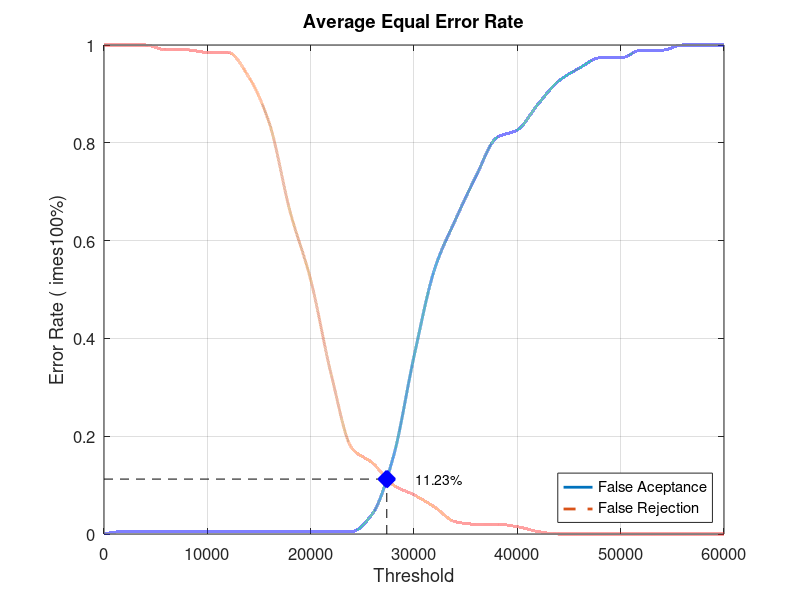
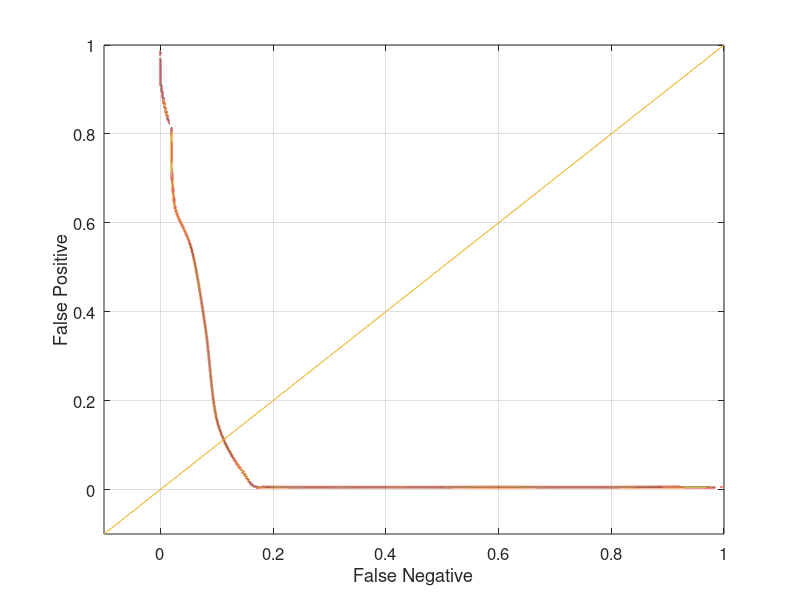

Source code (MATLAB) for these figures, in order:
close all;
clear;
clc;
x = 0:2000:60000;
xq = 0:0.5:60000;

y0 = [0 0.00526316 0.00526316 0.00526316 0.00526316 0.00526316 0.00526316 0.00526316 0.00526316 0.00526316 0.00526316 0.00526316 0.00526316 0.0421053 0.157895 0.363158 0.542105 0.642105 0.731579 0.810526 0.826316 0.878947 0.926316 0.952632 0.973684 0.973684 0.989474 0.989474 1 1 1]
yy0 = interp1(x, y0, xq, 'pchip');
y1 = [1 1 1 0.99 0.99 0.985 0.985 0.935 0.84 0.66 0.52 0.325 0.175 0.145 0.1 0.08 0.055 0.025 0.02 0.02 0.015 0.005 0 0 0 0 0 0 0 0 0]
yy1 = interp1(x, y1, xq, 'pchip');

% Calculating EER: 
y2 = abs(y0 - y1);
find(y2 == min(y2))
yy2 = abs(yy0 - yy1);
xEER = find(yy2 == min(yy2));
xEERIndex = xq(xEER) % X-axis EER
yEER = yy0(xEER) % Y-axis EER

main = figure
plot(xq, yy0,'-','LineWidth', 2);	hold on
plot(xq, yy1,'--','LineWidth', 2);	hold on
plot([xEERIndex xEERIndex], [0 yEER], 'k--');	hold on
plot([0 xEERIndex], [yEER yEER], 'k--');	hold on
plot(xEERIndex, yEER, 'bx', 'LineWidth', 10);	hold on
text(xEERIndex + 10 * xEERIndex / 100, yEER, [num2str(round((10000 * yEER)) / 100) '%'])
legend('False Aceptance', 'False Rejection', 'Location', 'SouthEast')
xlabel('Threshold')
ylabel('Error Rate (	imes100%)')
title('Average Equal Error Rate')
set(gca, 'FontSize', 12)
axis([0 60000 0 1])
grid on

print(main, 'Database5_3Main', '-dpng');
FNRxFPR = figure('Color', [1 1 1]);
plot(yy1, yy0, '-', yy1, yy0, 'LineWidth', 2);
hold on
y = -0.1:0.1:1
plot(y, y); 
set(gca, 'FontSize', 12)
xlabel('False Negative')
ylabel('False Positive')
axis([-0.1 1 -0.1 1])
set(gca, 'FontSize', 12)
grid on

print(FNRxFPR, 'Database5_3FNRxFPR','-dpng');
